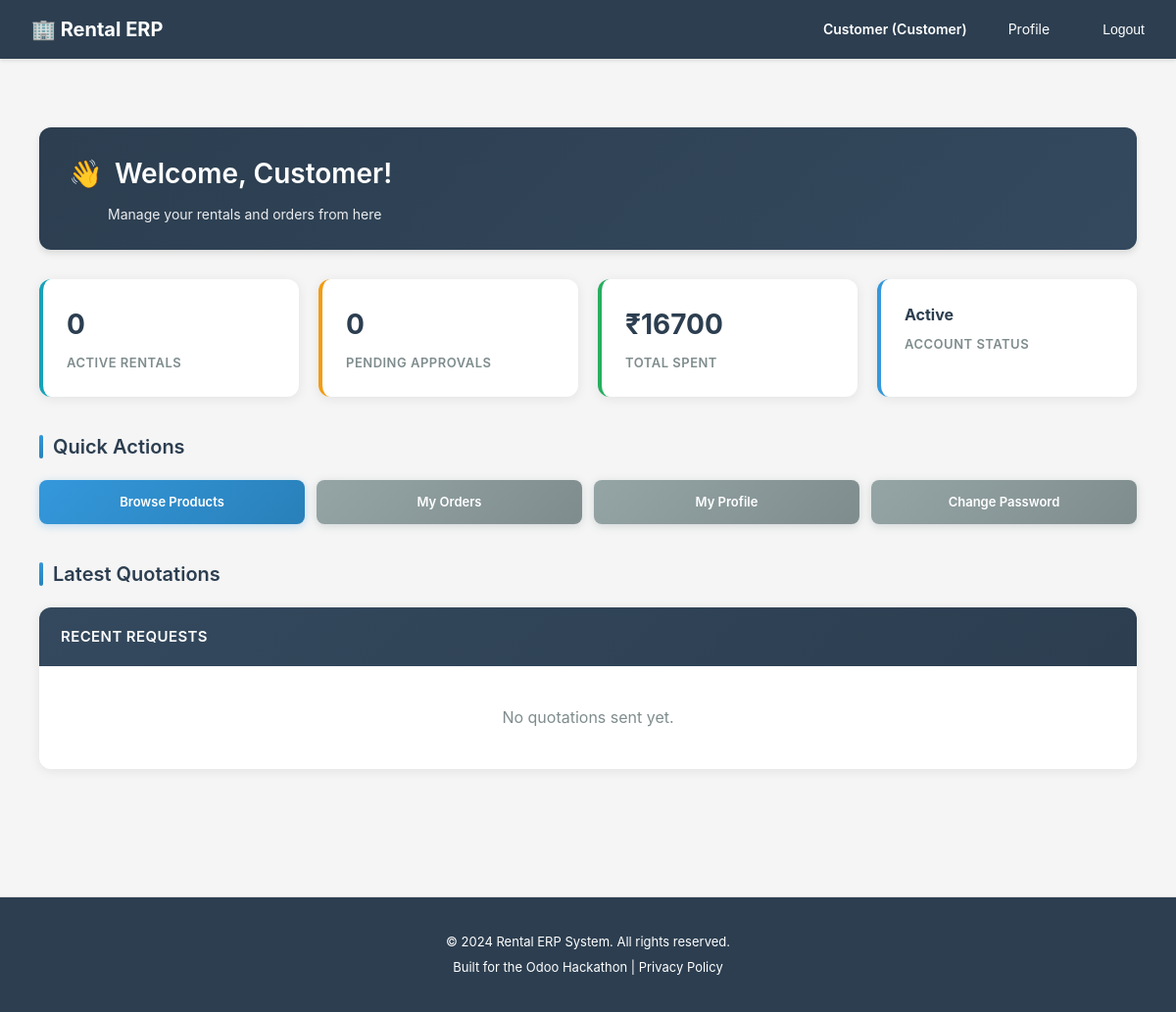
/dashboard/ (signed in), run on an earlier commit of the app's database.
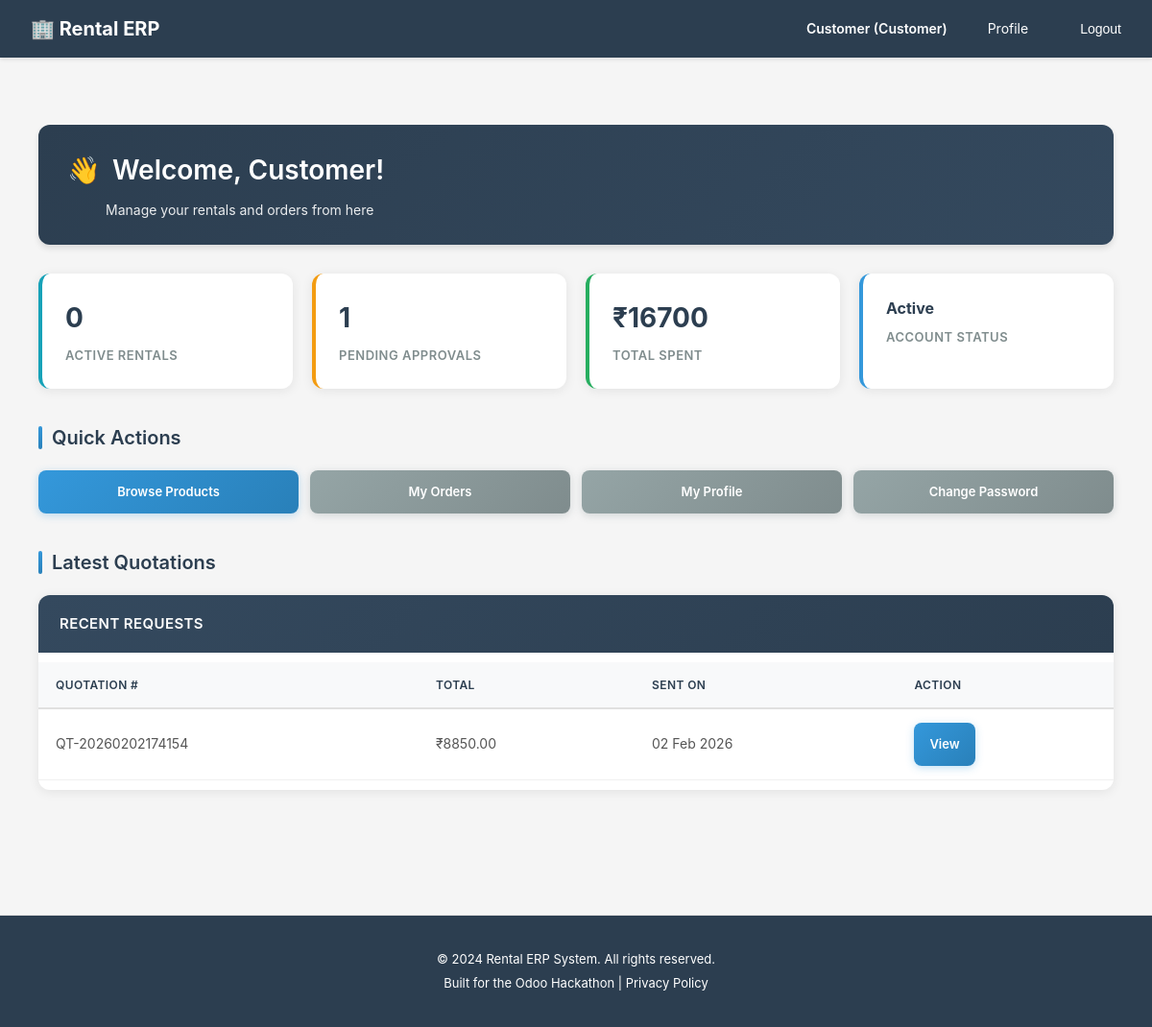
And on a later commit of the database.
### rentals/models.py (models this page shows, shortened)
class Quotation(models.Model):
    STATUS_CHOICES = [
        ('draft', 'Draft'),           # Being edited by customer
        ('sent', 'Sent'),             # Shared with customer for review
        ('confirmed', 'Confirmed'),   # Customer accepted, ready to become order
        ('cancelled', 'Cancelled'),   # Customer abandoned
        ('expired', 'Expired'),       # Validity period passed
    ]
    quotation_number = models.CharField(
        max_length=50,
        unique=True,
        help_text="Auto-generated unique quotation ID (e.g., QT-2026-0001)"
    )
    customer = models.ForeignKey(
        settings.AUTH_USER_MODEL,
        on_delete=models.CASCADE,
        related_name='quotations',
        limit_choices_to={'role': 'customer'},
        help_text="Customer requesting the rental quote"
    )
    status = models.CharField(
        max_length=20,
        choices=STATUS_CHOICES,
        default='draft',
        help_text="Current quotation stage"
    )
    valid_until = models.DateField(
        help_text="Quotation expires after this date (typical: 7-30 days)"
    )
    subtotal = models.DecimalField(
        max_digits=12,
        decimal_places=2,
        default=Decimal('0.00'),
        help_text="Sum of all line items before tax/discount"
    )
    discount_amount = models.DecimalField(
        max_digits=12,
        decimal_places=2,
        default=Decimal('0.00'),
        help_text="Total discount applied"
    )
    tax_amount = models.DecimalField(
        max_digits=12,
        decimal_places=2,
        default=Decimal('0.00'),
        help_text="GST calculated (CGST+SGST or IGST)"
    )
    total = models.DecimalField(
        max_digits=12,
        decimal_places=2,
        default=Decimal('0.00'),
        help_text="Final quotation amount (subtotal - discount + tax)"
    )
    advance_payment_percentage = models.DecimalField(
        max_digits=5,
        decimal_places=2,
        default=Decimal('0.00'),
        help_text="Required advance payment % for this quotation"
    )
    advance_payment_amount = models.DecimalField(
        max_digits=12,
        decimal_places=2,
        default=Decimal('0.00'),
        help_text="Calculated advance amount to be paid"
    )
    notes = models.TextField(
        blank=True,
        null=True,
        help_text="Special instructions or terms"
    )
    requires_approval = models.BooleanField(
        default=False,
        help_text="Whether this quotation needs approval (for high-value orders)"
    )
    approval_status = models.CharField(
        max_length=20,
        choices=[
            ('not_required', 'Not Required'),
            ('pending', 'Pending Approval'),
            ('approved', 'Approved'),
            ('rejected', 'Rejected'),
        ],
        default='not_required',
        help_text="Current approval status"
    )
    approved_by = models.ForeignKey(
        settings.AUTH_USER_MODEL,
        on_delete=models.SET_NULL,
        blank=True,
        null=True,
        related_name='approved_quotations',
        help_text="Admin or vendor who approved this quotation"
    )
    approved_at = models.DateTimeField(
        blank=True,
        null=True,
        help_text="When this quotation was approved"
    )
    created_at = models.DateTimeField(auto_now_add=True)
    updated_at = models.DateTimeField(auto_now=True)
    confirmed_at = models.DateTimeField(
        blank=True,
        null=True,
        help_text="When customer confirmed this quotation"
    )
    class Meta:
        db_table = 'quotations'
        verbose_name = 'Quotation'
        verbose_name_plural = 'Quotations'
        ordering = ['-created_at']
        indexes = [
            models.Index(fields=['customer', 'status']),
            models.Index(fields=['quotation_number']),
        ]

### dashboards/views.py (the view, shortened to what this page needs)
# urls.py: path('', views.dashboard, name='dashboard'),
@login_required
def dashboard(request):
    user = request.user
    context = {'user': user}
    if user.role == 'customer':
        from rentals.models import Quotation, RentalOrder
        context['sent_queries'] = Quotation.objects.filter(
            customer=user,
            status='sent'
        ).order_by('-created_at')[:5]
        context['active_rentals_count'] = RentalOrder.objects.filter(
            customer=user,
            status='in_progress'
        ).count()
        context['pending_approvals_count'] = Quotation.objects.filter(
            customer=user,
            status='sent'
        ).count()
        total_spent = RentalOrder.objects.filter(
            customer=user,
            status__in=['in_progress', 'completed', 'confirmed', 'invoiced']
        ).aggregate(Sum('total'))['total__sum']
        context['total_spent'] = total_spent or Decimal('0.00')
        return render(request, 'dashboards/customer_dashboard.html', context)
    return render(request, 'dashboards/dashboard.html', context)

### rental_erp/compliance.py (called while the page is built)
    def process_request(self, request):
        if not request.user.is_authenticated:
            return None
        if request.method == 'GET':
            path_lower = request.path.lower()
            for model in self.PERSONAL_DATA_MODELS:
                if model in path_lower:
                    self._log_data_access(request, model)
                    break
        return None

    def process_request(self, request):
        if not request.user.is_authenticated:
            return None
        consent_key = f'gdpr_consent:{request.user.id}'
        has_consent = cache.get(consent_key)
        if has_consent is None:
            cache.set(consent_key, True, 86400)  # Cache for 24 hours
        return None

    def process_response(self, request, response):
        response['X-Privacy-Policy'] = '/privacy-policy/'
        if hasattr(settings, 'DATA_RETENTION_DAYS'):
            response['X-Data-Retention-Days'] = str(settings.DATA_RETENTION_DAYS)
        return response

### rental_erp/security.py (called while the page is built, shortened)
    def process_response(self, request, response):
        if not self.is_sensitive_operation(request):
            return response

### templates/dashboards/customer_dashboard.html (shortened to what this page needs)
{% extends 'base.html' %}
{% block content %}
<div class="dashboard-container">
    <div class="page-header">
        <h2>Welcome, {{ user.first_name }}!</h2>
        <p class="page-subtitle">Manage your rentals and orders from here</p>
    </div>
    <div class="stats-grid">
        <div class="stat-card">
            <h3 class="stat-value">{{ active_rentals_count }}</h3>
            <p class="stat-label">Active Rentals</p>
        </div>
        <div class="stat-card">
            <h3 class="stat-value">{{ pending_approvals_count }}</h3>
            <p class="stat-label">Pending Approvals</p>
        </div>
        <div class="stat-card">
            <h3 class="stat-value">₹{{ total_spent|floatformat:0 }}</h3>
            <p class="stat-label">Total Spent</p>
        </div>
        <div class="stat-card">
            <h3 class="stat-value" style="font-size: 16px;">Active</h3>
            <p class="stat-label">Account Status</p>
        </div>
    </div>
    <div>
        <h2 class="section-title">Quick Actions</h2>
        <div class="actions-grid">
            <a href="{% url 'catalog:product_list' %}" class="action-btn">Browse Products</a>
            <a href="{% url 'rentals:order_list' %}" class="action-btn secondary">My Orders</a>
            <a href="{% url 'accounts:profile' %}" class="action-btn secondary">My Profile</a>
            <a href="{% url 'accounts:change_password' %}" class="action-btn secondary">Change Password</a>
        </div>
    </div>
    <div>
        <h2 class="section-title">Latest Quotations</h2>
        <div class="table-card">
            <div class="table-header">
                <h3 class="table-title">Recent Requests</h3>
            </div>
            <div class="table-content">
                {% if sent_queries %}
                    <table class="data-table">
                        <thead>
                            <tr>
                                <th>Quotation #</th>
                                <th>Total</th>
                                <th>Sent On</th>
                                <th>Action</th>
                            </tr>
                        </thead>
                        <tbody>
                            {% for q in sent_queries %}
                            <tr>
                                <td>{{ q.quotation_number }}</td>
                                <td>₹{{ q.total|floatformat:2 }}</td>
                                <td>{{ q.created_at|date:"d M Y" }}</td>
                                <td>
                                    <a href="{% url 'rentals:quotation_detail' q.id %}" class="action-btn">View</a>
                                </td>
                            </tr>
                            {% endfor %}
                        </tbody>
                    </table>
                {% else %}
                    <div class="empty-state">No quotations sent yet.</div>
                {% endif %}
            </div>
        </div>
    </div>
</div>
{% endblock %}

What changed in the data, as far as the page shows it:
added Quotation: quotation_number "QT-20260202174154", total "8850.00", created_at "02 Feb 2026"
Also different on the page:
{{ pending_approvals_count }}: "0" → "1"
text no longer shown: "No quotations sent yet."
text now shown: "QUOTATION # TOTAL SENT ON ACTION"
